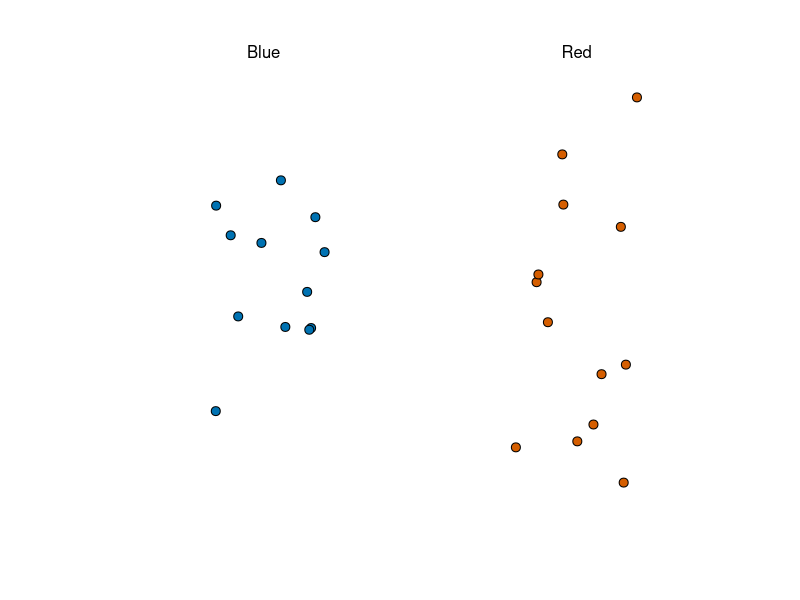
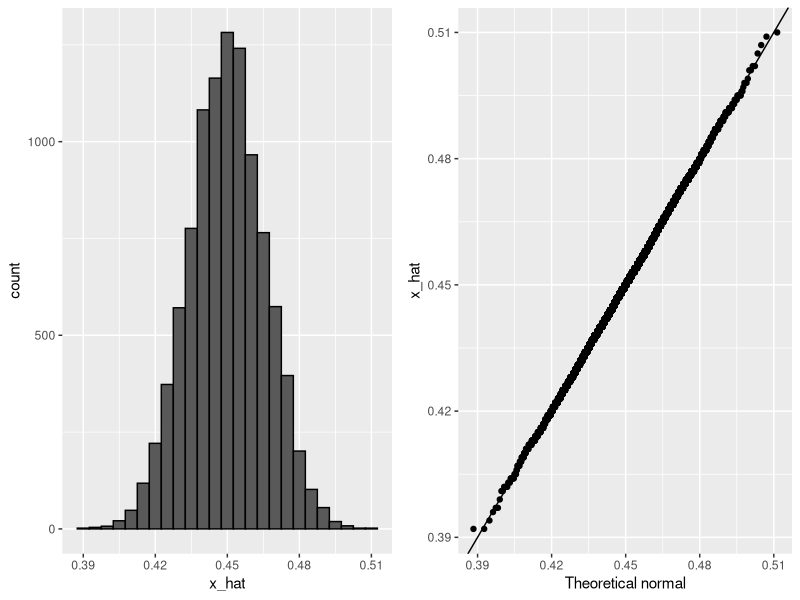
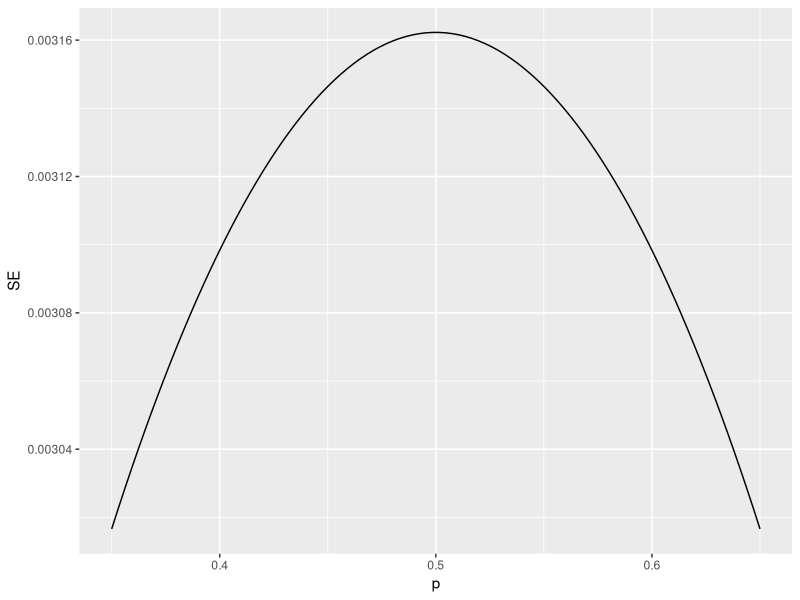
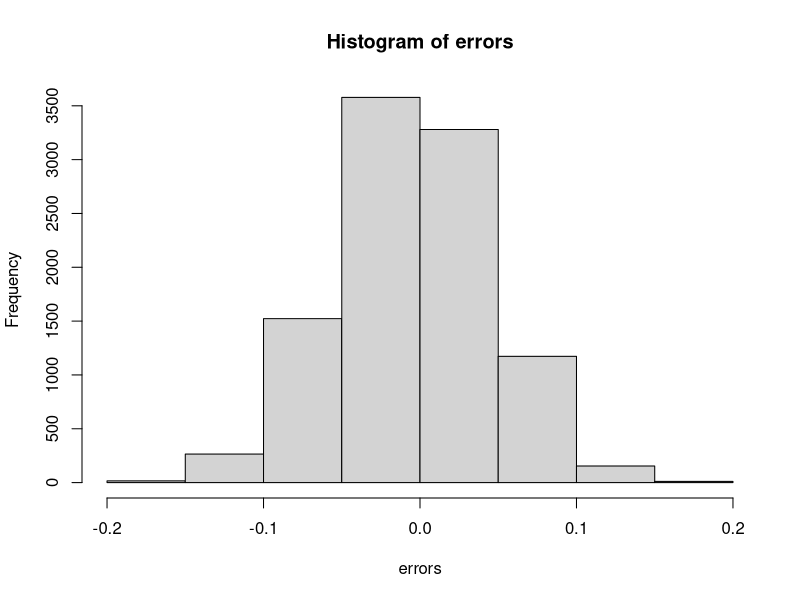
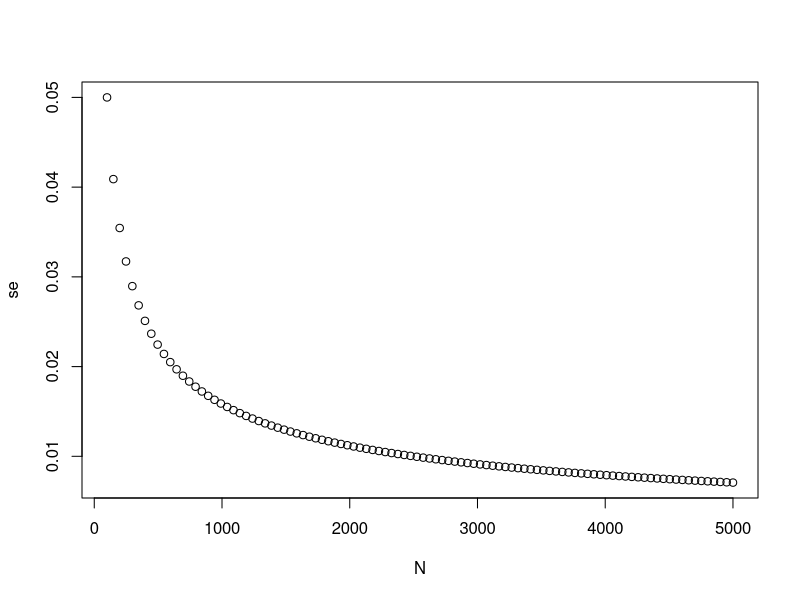

Reproduce these figures in R, in order.
#Polls
library(tidyverse)
library(dslabs)
take_poll(25)




#Central Limit Theorem in practice

x_hat <- 0.48 
se <- sqrt(x_hat*(1-x_hat)/25)
se

pnorm(0.01/se)-pnorm(-0.01/se)

pnorm(1.96)-pnorm(-1.96)

#Montecarlo simulation with CTL.

B <- 10000
N <- 1000
p <- 0.48
x_hat <- replicate(B,{
  x <- sample(c(0,1), size = N, replace = TRUE, prob = c(1-p,p))
  mean(x)
})
x_hat


p <- 0.45
N <-1000
x <- sample(c(0,1), size = N, replace = TRUE, prob = c(1-p,p))
x_hat <- mean(x)


B <- 10000
N <- 1000
p <- 0.45
x_hat <- replicate(B,{
  x <- sample(c(0,1), size = N, replace = TRUE, prob = c(1-p,p))
  mean(x)
})
x_hat

mean(x_hat)
sd(x_hat)

#Histogram and qqplot to answer the questions about p
library(tidyverse)
library(ggplot2)
library(gridExtra)
library(dplyr)
p1 <- data.frame(x_hat = x_hat) %>% ggplot(aes(x_hat)) +
  geom_histogram(binwidth = 0.005, color = "black")
p2 <- data.frame(x_hat = x_hat)%>% ggplot(aes(sample = x_hat))+
  stat_qq(dparams = list(mean = mean(x_hat), sd = sd(x_hat)))+
  geom_abline()+
  ylab("x_hat")+
  xlab("Theoretical normal")

grid.arrange(p1,p2,nrow = 1)

#Bias
N <- 100000
p <- seq(0.35,0.65, length = 100)
SE <- sapply(p,function(x)2*sqrt(x*(1-x)/N)) 
data.frame(p = p, SE = SE) %>% ggplot(aes(p, SE)) +
  geom_line()


#Exercises
# Write a function called `take_sample` that takes `p` and `N` as arguements and returns the average value of a randomly sampled population.
take_sample <- function(p,N){
  sample <- sample(c(0,1),size = N, replace = TRUE, prob = c(1-p, p))
  mean(sample)
}

# Use the `set.seed` function to make sure your answer matches the expected result after random sampling
set.seed(1)

# Define `p` as the proportion of Democrats in the population being polled
p <- 0.45

# Define `N` as the number of people polled
N <- 100

# Call the `take_sample` function to determine the sample average of `N` randomly selected people from a population containing a proportion of Democrats equal to `p`. Print this value to the console.
take_sample(p,N)

# Define `p` as the proportion of Democrats in the population being polled
p <- 0.45

# Define `N` as the number of people polled
N <- 100

# The variable `B` specifies the number of times we want the sample to be replicated
B <- 10000

# Use the `set.seed` function to make sure your answer matches the expected result after random sampling
set.seed(1)

# Create an objected called `errors` that replicates subtracting the result of the `take_sample` function from `p` for `B` replications
errors <- replicate(B,{
p - take_sample(p,N)
})

# Calculate the mean of the errors. Print this value to the console.
mean(errors)
hist(x = errors, nclass = 10)

# Define `p` as the proportion of Democrats in the population being polled
p <- 0.45

# Define `N` as the number of people polled
N <- 100

# The variable `B` specifies the number of times we want the sample to be replicated
B <- 10000

# Use the `set.seed` function to make sure your answer matches the expected result after random sampling
set.seed(1)

# We generated `errors` by subtracting the estimate from the actual proportion of Democratic voters
errors <- replicate(B, p - take_sample(p, N))

# Calculate the mean of the absolute value of each simulated error. Print this value to the console.
mean(abs(errors))

#4.-
# Define `p` as the proportion of Democrats in the population being polled
p <- 0.45

# Define `N` as the number of people polled
N <- 100

# The variable `B` specifies the number of times we want the sample to be replicated
B <- 10000

# Use the `set.seed` function to make sure your answer matches the expected result after random sampling
set.seed(1)

# We generated `errors` by subtracting the estimate from the actual proportion of Democratic voters
errors <- replicate(B, p - take_sample(p, N))

# Calculate the standard deviation of `errors`
errors^2
mean(errors^2)
sqrt(mean(errors^2))

#5-- Standard Error
# Define `p` as the expected value equal to 0.45
p <- 0.45

# Define `N` as the sample size
N <- 100

# Calculate the standard error
sqrt(p*(1-p)/N)

#6.-
# Define `p` as a proportion of Democratic voters to simulate
p <- 0.45

# Define `N` as the sample size
N <- 100

# Use the `set.seed` function to make sure your answer matches the expected result after random sampling
set.seed(1)

# Define `X` as a random sample of `N` voters with a probability of picking a Democrat ('1') equal to `p`
X <- sample(c(0,1), size = N, prob = c(1-p,p), replace = TRUE)

# Define `X_bar` as the average sampled proportion
X_bar <- mean(X)

# Calculate the standard error of the estimate. Print the result to the console.
sqrt(X_bar*(1-X_bar)/N)

#8.-
N <- seq(100, 5000, len = 100)
p <- 0.5
se <- sqrt(p*(1-p)/N)
plot(N,se)

#9.- 
